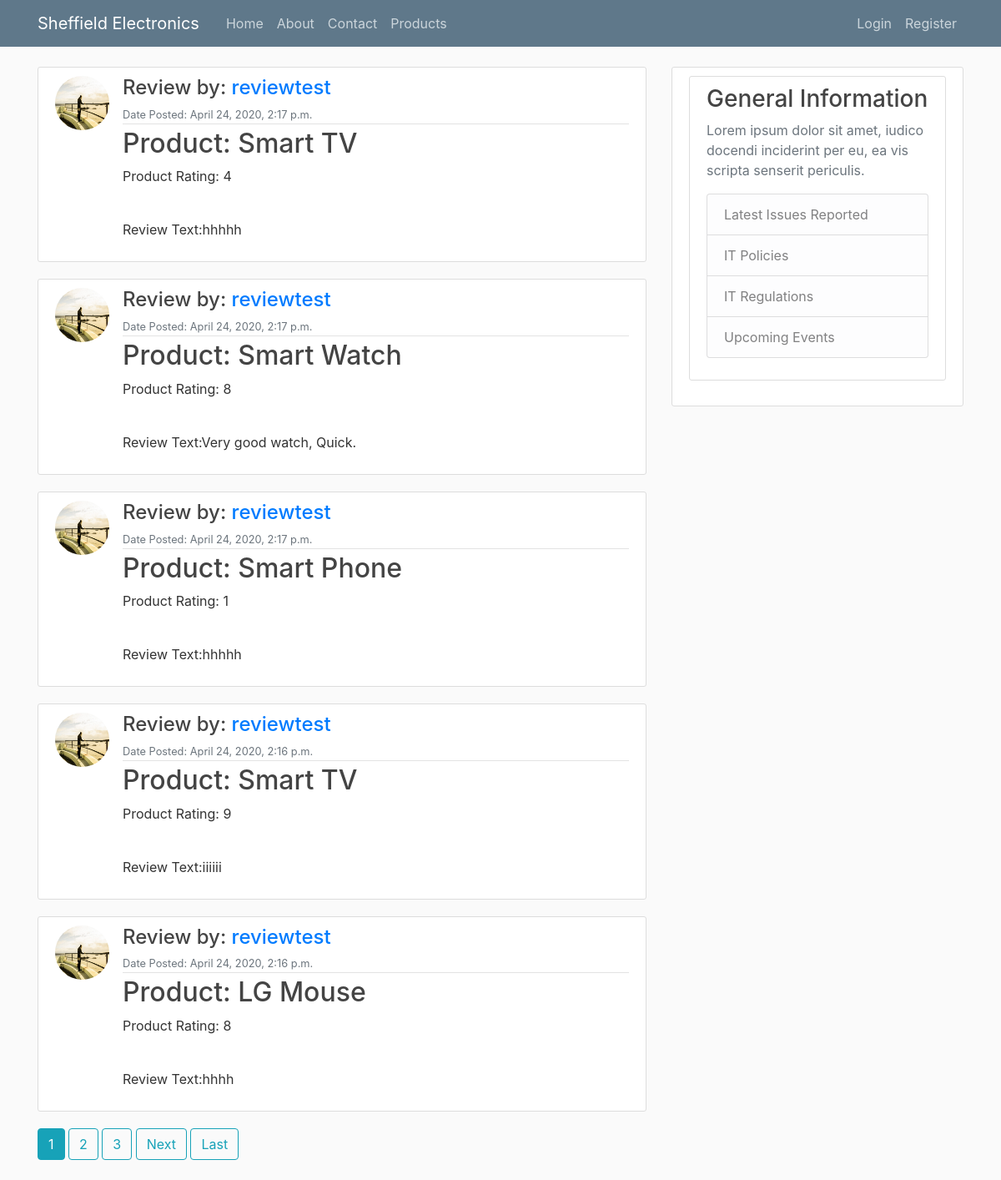
Screenshot of /review with the database file from the repository.
### itreporting/models.py (models this page shows, shortened)
class Review(models.Model):
	productname=models.CharField(max_length=255)
	productrating=models.CharField(max_length=5)
	reviewtext=models.TextField()
	date=models.DateTimeField(default=timezone.now)
	author=models.ForeignKey(User,on_delete=models.CASCADE)

### users/models.py (models this page shows)
class Profile(models.Model):
	user = models.OneToOneField(User, on_delete=models.CASCADE)
	fullname=models.CharField(max_length=255)
	dob=models.DateField()
	address=models.TextField()
	city=models.CharField(max_length=255)
	country=models.CharField(max_length=255)
	image = models.ImageField(default='default.jpg', upload_to='profile_pics')

### itreporting/views.py (the view)
# urls.py: path('review', PostListView.as_view(), name='itreporting-review'),
class PostListView(ListView):
	model = Review
	template_name = 'itreporting/review.html'
	context_object_name = 'reviews'
	ordering = ['-date']
	paginate_by = 5

### itreporting/templates/itreporting/review.html (shortened to what this page needs)
{% extends "itreporting/base.html" %}
{% block content %}
{% for review in reviews %}
	<article class="media content-section">
	<img class="rounded-circle article-img" src="{{ review.author.profile.image.url }}"/>
  <div class="media-body">
    <div class="article-metadata">
      <h4 class="mr-2"> Review by: <a class="mr-2" href="{% url 'user-reviews' review.author.username %}"> {{ review.author }}</a> </h4>
      <small class="text-muted"> Date Posted: {{ review.date}}</small>
    </div>
    <h2>Product: <a class="article-title" href="{% url 'review-detail' review.id %}">{{ review.productname }} </a></h2>
<p> Product Rating: {{review.productrating}}</p></br>
<p class="article-content"> Review Text:{{ review.reviewtext }}</p>
  </div>
</article>
{% endfor %}
{% if is_paginated %}
      {% for num in page_obj.paginator.page_range %}
        {% if page_obj.number == num %}
          <a class="btn btn-info mb-4" href="?page={{ num }}">{{ num }}</a>
        {% elif num > page_obj.number|add:'-3' and num < page_obj.number|add:'3' %}
          <a class="btn btn-outline-info mb-4" href="?page={{ num }}">{{ num }}</a>
        {% endif %}
      {% endfor %}
      {% if page_obj.has_next %}
        <a class="btn btn-outline-info mb-4" href="?page={{ page_obj.next_page_number }}">Next</a>
        <a class="btn btn-outline-info mb-4" href="?page={{ page_obj.paginator.num_pages }}">Last</a>
      {% endif %}
{% endif %}
{% endblock content %}

### itreporting/static/css/styles.css (style rules this page uses)
body { background: #fafafa; color: #333333; margin-top: 5rem; }
h1, h2, h3, h4, h5, h6 { color: #444444; }
.content-section { background: #ffffff; padding: 10px 20px; border: 1px solid #dddddd; border-radius: 3px; margin-bottom: 20px; }
.article-title { color: #444444; }
.article-content { white-space: pre-line; }
.article-img { height: 65px; width: 65px; margin-right: 16px; }
.article-metadata { padding-bottom: 1px; margin-bottom: 4px; border-bottom: 1px solid #e3e3e3 }

### rows the page displays
Review: author.profile.image (picture), author "reviewtest", date "April 24, 2020, 2:17 p.m.", productname "Smart TV", productrating "4", reviewtext "hhhhh"
Review: author.profile.image (picture), author "reviewtest", date "April 24, 2020, 2:17 p.m.", productname "Smart Watch", productrating "8", reviewtext "Very good watch, Quick."
Review: author.profile.image (picture), author "reviewtest", date "April 24, 2020, 2:17 p.m.", productname "Smart Phone", productrating "1", reviewtext "hhhhh"
Review: author.profile.image (picture), author "reviewtest", date "April 24, 2020, 2:16 p.m.", productname "Smart TV", productrating "9", reviewtext "iiiiii"
Review: author.profile.image (picture), author "reviewtest", date "April 24, 2020, 2:16 p.m.", productname "LG Mouse", productrating "8", reviewtext "hhhh"

### other values shown
{{ num }} "1"
{{ num }} "2" "3"
